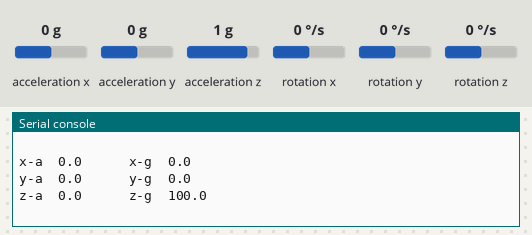
Recording of a program running on a simulated ESP32 board running MicroPython. Parts: the last lines printed to the serial console. The test bench sets the inputs (shaded band); at power-on: acceleration x 0 g, acceleration y 0 g, acceleration z 1 g, rotation x 0 °/s, rotation y 0 °/s, rotation z 0 °/s.

Above: at 2.2 s.
2.3 s: acceleration x set to -1.4 g
At 3.65 s:
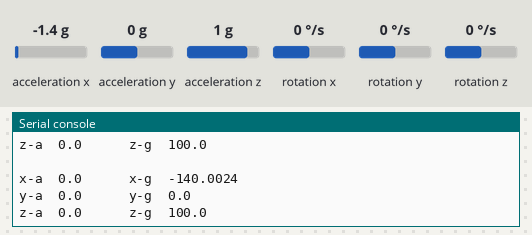
3.8 s: acceleration y set to -1.4 g
At 5.28 s:
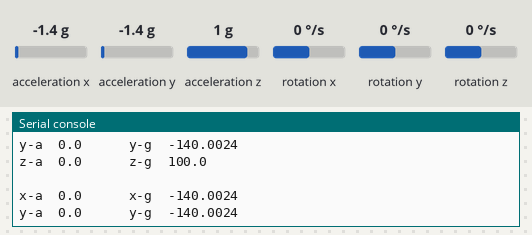
5.3 s: acceleration z set to -1.4 g
At 5.39 s:
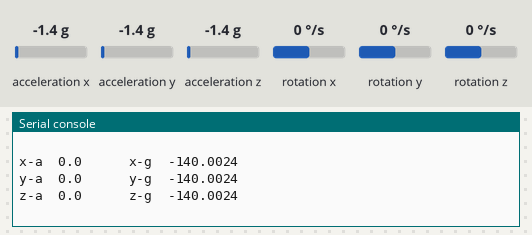
6.8 s: rotation x set to -192 °/s
8.3 s: rotation y set to -192 °/s
At 8.34 s:
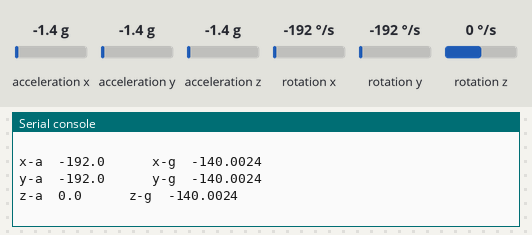

The program:

MPU6050_example.py
```python
import time
from machine import I2C, Pin

class MPU6050:
    """
    MicroPython class for MPU6050 accelerometer and gyroscope sensor
    """

    # MPU6050 I2C address
    MPU6050_ADDR = 0x68

    # Register addresses
    PWR_MGMT_1 = 0x6B      # Power Management register
    GYRO_CONFIG = 0x1B     # Gyroscope Configuration register
    ACCEL_CONFIG = 0x1C    # Accelerometer Configuration register
    ACCEL_OUT = 0x3B    # Accelerometer Data register
    GYRO_OUT = 0x43     # Gyroscope Data register

    def __init__(self, i2c, addr=MPU6050_ADDR):
        """
        Initialize MPU6050 sensor

        Args:
            i2c: I2C object (machine.I2C)
            addr: I2C address of MPU6050 (default: 0x68)
        """
        self.i2c = i2c
        self.addr = addr

        # Initialize sensor variables
        self.accel_x = 0
        self.accel_y = 0
        self.accel_z = 0
        self.gyro_x = 0
        self.gyro_y = 0
        self.gyro_z = 0

        self.g_force_x = 0.0
        self.g_force_y = 0.0
        self.g_force_z = 0.0
        self.rot_x = 0.0
        self.rot_y = 0.0
        self.rot_z = 0.0

        # Setup the sensor
        self.setup_mpu()

    def setup_mpu(self):
        """
        Configure MPU6050 registers - equivalent to setupMPU() in Arduino code
        """
        # Power Management 1 - wake up the sensor
        self.i2c.writeto_mem(self.addr, self.PWR_MGMT_1, bytes([0x00]))

        # Gyroscope Configuration - set to ±250°/s
        self.i2c.writeto_mem(self.addr, self.GYRO_CONFIG, bytes([0x00]))

        # Accelerometer Configuration - set to ±2g
        # If set to ±16g, please writeto_mem 0b00011000
        self.i2c.writeto_mem(self.addr, self.ACCEL_CONFIG, bytes([0x00]))

        # print("MPU6050 initialized successfully!")

    def read_accel_registers(self):
        """
        Read accelerometer data from registers 0x3B to 0x40
        """
        # Read 6 bytes starting from ACCEL_OUT
        data = self.i2c.readfrom_mem(self.addr, self.ACCEL_OUT, 6)

        # Convert bytes to signed 16-bit integers
        self.accel_x = self._bytes_to_int(data[0], data[1])
        self.accel_y = self._bytes_to_int(data[2], data[3])
        self.accel_z = self._bytes_to_int(data[4], data[5])

        # Convert to g-force (multiply by 100 like in Arduino code)
        self.g_force_x = self.accel_x / 16384.0 * 100
        self.g_force_y = self.accel_y / 16384.0 * 100
        self.g_force_z = self.accel_z / 16384.0 * 100

    def read_gyro_registers(self):
        """
        Read gyroscope data from registers 0x43 to 0x48
        """
        # Read 6 bytes starting from GYRO_OUT
        data = self.i2c.readfrom_mem(self.addr, self.GYRO_OUT, 6)

        # Convert bytes to signed 16-bit integers
        self.gyro_x = self._bytes_to_int(data[0], data[1])
        self.gyro_y = self._bytes_to_int(data[2], data[3])
        self.gyro_z = self._bytes_to_int(data[4], data[5])

        # Convert to degrees per second
        self.rot_x = self.gyro_x / 131.0
        self.rot_y = self.gyro_y / 131.0
        self.rot_z = self.gyro_z / 131.0

    def _bytes_to_int(self, high_byte, low_byte):
        """
        Convert two bytes to signed 16-bit integer
        Equivalent to Wire.read()<<8|Wire.read() in Arduino
        """
        value = (high_byte << 8) | low_byte
        # Convert to signed integer
        if value > 32767:
            value -= 65536
        return value

    def read_all(self):
        """
        Read both accelerometer and gyroscope data
        """
        self.read_accel_registers()
        self.read_gyro_registers()

    def print_data(self):
        """
        Print sensor data in the same format as Arduino code
        """
        print(f"x-a  {self.rot_x}      x-g  {self.g_force_x}")
        print(f"y-a  {self.rot_y}      y-g  {self.g_force_y}")
        print(f"z-a  {self.rot_z}      z-g  {self.g_force_z}")
        print("")

    def get_accel_data(self):
        """
        Get accelerometer data as tuple (x, y, z) in g-force
        """
        return (self.g_force_x, self.g_force_y, self.g_force_z)

    def get_gyro_data(self):
        """
        Get gyroscope data as tuple (x, y, z) in degrees per second
        """
        return (self.rot_x, self.rot_y, self.rot_z)

    def get_all_data(self):
        """
        Get all sensor data as dictionary
        """
        return {
            'accel': {
                'x': self.g_force_x,
                'y': self.g_force_y,
                'z': self.g_force_z
            },
            'gyro': {
                'x': self.rot_x,
                'y': self.rot_y,
                'z': self.rot_z
            }
        }


# Example usage:
def main():
    """
    Main function demonstrating usage - equivalent to Arduino setup() and loop()
    """
    # Initialize I2C (adjust pins according to your board)
    # For ESP32: SCL=Pin(22), SDA=Pin(21)
    # For ESP8266: SCL=Pin(5), SDA=Pin(4)
    i2c = I2C(0, scl=Pin(22), sda=Pin(21), freq=400000)

    # Create MPU6050 instance
    mpu = MPU6050(i2c)

    # Wait for initialization
    time.sleep(1)
    print("init ok!")

    # Main loop
    while True:
        # Read all sensor data
        mpu.read_all()

        # Print data in Arduino format
        mpu.print_data()

        # Wait 100ms like in Arduino code
        time.sleep_ms(100)


if __name__ == "__main__":
    main()
```

Measured:
- after the input at 2.3 s, the serial console: prints a new line at once (image 1)
- after the input at 3.8 s, the serial console: prints a new line after 0.05 s (image 2)
- after the input at 5.3 s, the serial console: prints a new line after 0.08 s (image 3)
- after the input at 8.3 s, the serial console: prints a new line at once (image 4)
